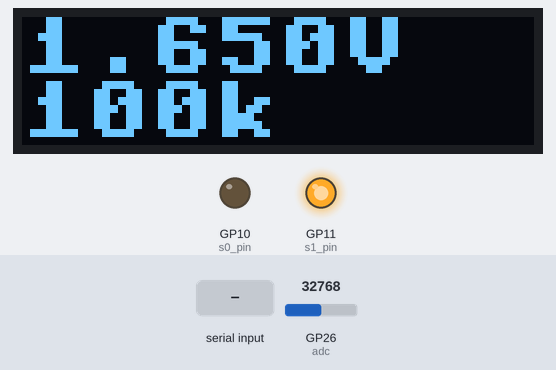
The program below on a simulated Raspberry Pi Pico running MicroPython. On the bench: 128×32 one-colour display, output pins drawn as LEDs (lit = HIGH). The inputs (shaded band) are chosen by the test bench; at power-on: GP26 (adc) = 32768 (analog values on the 0–65535 scale). Library files of the repository ran but are not shown: ssd1306.py; what the program prints to the serial console is not drawn.

Above: at 1.2 s.
1.3 s: GP26 (adc) set to 4304
At 2.4 s:
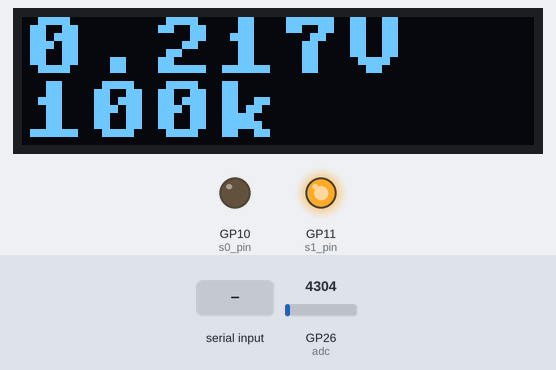
2.8 s: GP26 (adc) set to 3584
At 4.0 s:
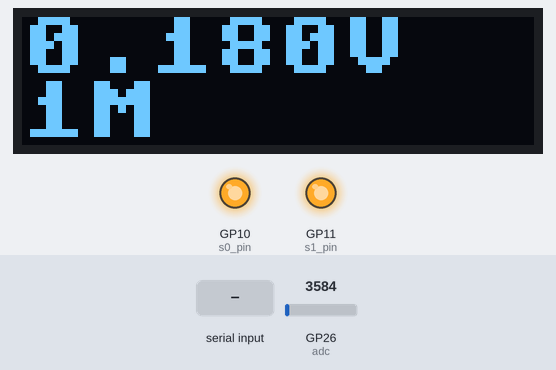
4.3 s: GP26 (adc) set to 0
At 5.3 s:
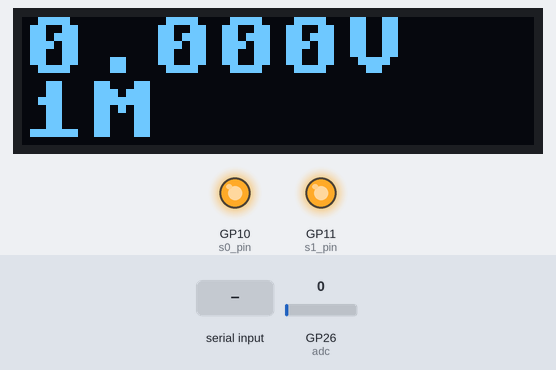
5.8 s: "m" typed at the serial console, then Enter
At 6.5 s:
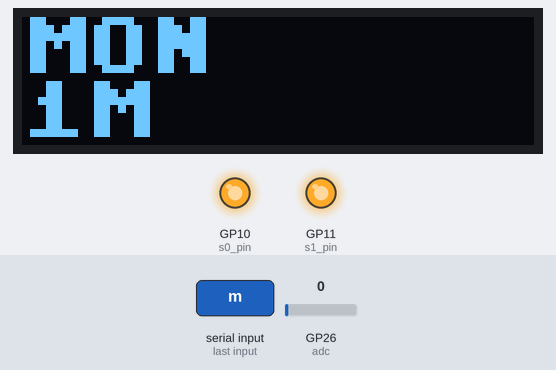
Timing chart, 0 to 8.8 s (numbered marks = the images above; inputs shaded):
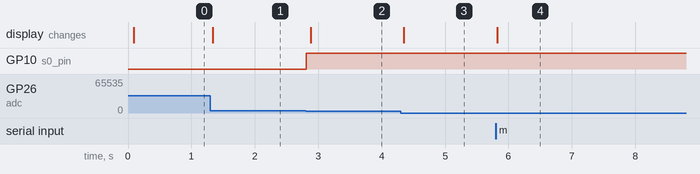

Measured:
- the behaviour switches between 3984 and 3968 on GP26 (adc) (found by bisection; images 1 and 2)
- after the input at 1.3 s, the display: changes at once (image 1)
- after the input at 2.8 s, GP10 (s0_pin): LOW → HIGH at once; the display: changes after 0.08 s (image 2)
- after the input at 4.3 s, the display: changes after 0.05 s (image 3)
- after the input at 5.8 s, the display: changes at once (image 4)

The program:

main.py
```python
"""
Flicker Detector — Raspberry Pi Pico (RP2040)

Two host-selectable modes (send one character over USB serial):
    'd' / 'D' -> DC   : continuous voltage on the OLED.
    'm' / 'M' -> MON  : binary streaming of raw 12-bit ADC + range index.
                        All FFT / analysis happens on the host (read_data.py).
    'h' / '?'         : help

The host can also push two short strings to the Pico's OLED auxiliary lines
(typically: mean current + peak FFT frequency computed on the host):

    '@1 <text>\\n'    : update OLED top line (≤ 8 chars displayed)
    '@2 <text>\\n'    : update OLED bottom line

Binary streaming protocol (MON mode), 3 bytes per sample:

    byte 0:  0xA0 | range_index     (sync: top nibble = 0xA, low = 0..3)
    byte 1:  ADC value low 8 bits
    byte 2:  ADC value high 4 bits  (top 4 bits always 0 — RP2040 ADC is 12-bit)

The host gets two checkable nibbles of sync per frame and recovers trivially
from any byte slip.

When the Pico is about to do something that blocks the sample loop (OLED
refresh, gear-switch settle), it announces the upcoming gap with a single
ASCII line:

    '# GAP=<n_samples>\\n'

The host uses these to keep the time axis honest at high sample rates — at
10 kHz a single OLED refresh costs ~150 samples (15 ms), which is enough to
shift FFT peaks by several percent if treated as uniform. With the GAP
markers the host stitches segments using true sample indices.

Architecture:
    Photodiode -> 74HC4051 (selects feedback resistor) -> MCP6002 TIA -> ADC0

Pinout:
    I2C0:  SDA=GP4, SCL=GP5    (SSD1306 128x32 OLED)
    ADC0:  GP26                (op-amp Vout)
    MUX:   S0=GP10, S1=GP11    (S2 hardwired to GND)
"""

from machine import ADC, I2C, Pin
import array
import framebuf
import select
import sys
import time
import ssd1306


# ---------------------------------------------------------------------------
# Gear table & calibration.
# ---------------------------------------------------------------------------
R_ON = 100

GEARS = [
    # (mux_channel, label, nominal_R, effective_R)
    (0, "1k",   1_000,     1_000     + R_ON),
    (1, "10k",  10_000,    10_000    + R_ON),
    (2, "100k", 100_000,   100_000   + R_ON),
    (3, "1M",   1_000_000, 1_000_000 + R_ON),
]

ADC_REF      = 3.3
ADC_RAW_MAX  = 4095
V_CLIP_HI    = 3.0
V_FLOOR_LO   = 0.2
RAW_CLIP_HI  = int(V_CLIP_HI  * ADC_RAW_MAX / ADC_REF)
RAW_FLOOR_LO = int(V_FLOOR_LO * ADC_RAW_MAX / ADC_REF)
RAW_SAFE_MID = (RAW_CLIP_HI + RAW_FLOOR_LO) // 2

SWITCH_COOLDOWN_MS = 50

# MON streaming. 10 kHz pushes the per-sample budget hard (~100 µs):
#   adc.read_u16    ~5 µs
#   bytearray fill  ~5 µs
#   stdout.write    ~30-50 µs over USB CDC
#   feed_streaming  ~10 µs (max() throttled)
#   loop overhead   ~10 µs
# If your build can't sustain 10 kHz cleanly, drop to 8000 or 6000.
MON_SAMPLE_HZ        = 10000
MON_PERIOD_US        = 1_000_000 // MON_SAMPLE_HZ
MON_OLED_REFRESH_MS  = 500

# Peak-tracking window for streaming auto-range. Expressed in time so the
# behaviour is sample-rate independent — at 10 kHz, 200 ms = 2000 samples.
MON_PEAK_WINDOW_MS    = 200
MON_PEAK_WINDOW_N     = (MON_SAMPLE_HZ * MON_PEAK_WINDOW_MS) // 1000
MON_PEAK_CHECK_EVERY  = MON_SAMPLE_HZ // 10   # run max() ~10x per second
MON_SWITCH_COOLDOWN_MS = 300

MODE_DC  = "DC"
MODE_MON = "MON"


# ---------------------------------------------------------------------------
# Big text rendering for the OLED. The built-in framebuf font is 8x8; we
# render each character into a small temporary framebuf and copy it pixel
# blocks of `scale x scale` into the main display. Only called on OLED
# refresh ticks, so the per-pixel loop is fine.
# ---------------------------------------------------------------------------
_CHAR_BUF = bytearray(8)
_CHAR_FB  = framebuf.FrameBuffer(_CHAR_BUF, 8, 8, framebuf.MONO_HLSB)


def big_text(oled, s, x, y, scale=2):
    for ci, c in enumerate(s):
        _CHAR_FB.fill(0)
        _CHAR_FB.text(c, 0, 0, 1)
        for py in range(8):
            row = _CHAR_BUF[py]
            if not row:
                continue
            for px in range(8):
                if row & (1 << (7 - px)):
                    oled.fill_rect(x + (ci * 8 + px) * scale,
                                   y + py * scale,
                                   scale, scale, 1)


# ---------------------------------------------------------------------------
# Range manager.
# ---------------------------------------------------------------------------
class RangeManager:
    def __init__(self, s0_pin, s1_pin, start_index=2):
        self._s0 = Pin(s0_pin, Pin.OUT)
        self._s1 = Pin(s1_pin, Pin.OUT)
        self._index = start_index
        self._last_switch_ms = time.ticks_ms()
        self._peak_buf = array.array("H", [RAW_SAFE_MID] * MON_PEAK_WINDOW_N)
        self._peak_idx = 0
        self._peak_check_n = 0
        self._apply()

    def _apply(self):
        channel, _, _, _ = GEARS[self._index]
        self._s0.value(channel & 0x1)
        self._s1.value((channel >> 1) & 0x1)
        self._last_switch_ms = time.ticks_ms()

    @property
    def index(self):
        return self._index

    @property
    def label(self):
        return GEARS[self._index][1]

    @property
    def effective_r(self):
        return GEARS[self._index][3]

    def _cooling_down(self):
        return time.ticks_diff(time.ticks_ms(), self._last_switch_ms) < SWITCH_COOLDOWN_MS

    def update(self, voltage):
        """Instantaneous-voltage auto-range. DC mode only."""
        if self._cooling_down():
            return False
        if voltage > V_CLIP_HI and self._index > 0:
            self._index -= 1
            self._apply()
            return True
        if voltage < V_FLOOR_LO and self._index < len(GEARS) - 1:
            self._index += 1
            self._apply()
            return True
        return False

    def _reset_peak_buf(self):
        for i in range(len(self._peak_buf)):
            self._peak_buf[i] = RAW_SAFE_MID
        self._peak_idx = 0
        self._peak_check_n = 0

    def feed_streaming_raw(self, raw):
        """Rolling-peak auto-range used in MON mode. Returns True on switch."""
        self._peak_buf[self._peak_idx] = raw
        self._peak_idx += 1
        if self._peak_idx >= len(self._peak_buf):
            self._peak_idx = 0

        self._peak_check_n += 1
        if self._peak_check_n < MON_PEAK_CHECK_EVERY:
            return False
        self._peak_check_n = 0

        if time.ticks_diff(time.ticks_ms(), self._last_switch_ms) < MON_SWITCH_COOLDOWN_MS:
            return False

        window_peak = max(self._peak_buf)

        if window_peak > RAW_CLIP_HI and self._index > 0:
            self._index -= 1
            self._apply()
            self._reset_peak_buf()
            return True
        if window_peak < RAW_FLOOR_LO and self._index < len(GEARS) - 1:
            self._index += 1
            self._apply()
            self._reset_peak_buf()
            return True
        return False


# ---------------------------------------------------------------------------
# ADC helpers.
# ---------------------------------------------------------------------------
def read_voltage(adc):
    return adc.read_u16() * (ADC_REF / 65535)


# ---------------------------------------------------------------------------
# Host-pushed OLED auxiliary lines. The host sends short formatted strings
# (mean current, peak FFT frequency, …) and we redraw the OLED whenever
# they update or every MON_OLED_REFRESH_MS as a fallback heartbeat.
# ---------------------------------------------------------------------------
class OledAux:
    __slots__ = ("line1", "line2", "updated_ms", "dirty")

    def __init__(self):
        self.line1 = ""
        self.line2 = ""
        self.updated_ms = 0
        self.dirty = True

    def set(self, n, text):
        text = text[:8]   # 8 chars × 16 px at scale=2 fills 128 px exactly
        if n == 1 and text != self.line1:
            self.line1 = text
            self.dirty = True
        elif n == 2 and text != self.line2:
            self.line2 = text
            self.dirty = True
        self.updated_ms = time.ticks_ms()

    def stale(self):
        return time.ticks_diff(time.ticks_ms(), self.updated_ms) > 3000


# ---------------------------------------------------------------------------
# Non-blocking serial input. Handles single-char mode commands AND multi-byte
# '@N <text>\n' aux-line updates from the host. Drains everything available
# in one call so the hot streaming loop can poll cheaply.
# ---------------------------------------------------------------------------
_stdin_poll = select.poll()
_stdin_poll.register(sys.stdin, select.POLLIN)

_aux_buf = bytearray()
_in_aux  = False


def poll_input(oled_aux):
    """Return MODE_xxx if a mode-switch was requested, else None."""
    global _in_aux
    mode_request = None

    while _stdin_poll.poll(0):
        ch = sys.stdin.read(1)
        if not ch:
            break

        if _in_aux:
            if ch == "\n":
                _process_aux_line(_aux_buf.decode("ascii", errors="ignore"), oled_aux)
                del _aux_buf[:]
                _in_aux = False
            elif len(_aux_buf) < 64:
                _aux_buf.append(ord(ch))
            continue

        if ch == "@":
            _in_aux = True
            continue

        c = ch.lower()
        if c == "d":
            mode_request = MODE_DC
        elif c == "m":
            mode_request = MODE_MON
        elif c in ("h", "?"):
            print_help()
    return mode_request


def _process_aux_line(s, oled_aux):
    # Format: '<digit><space><text>'. Digit selects which OLED line to set.
    if len(s) >= 2 and s[0] in "12" and (len(s) < 3 or s[1] == " "):
        oled_aux.set(int(s[0]), s[2:] if len(s) > 2 else "")


def print_help():
    print("# commands: d=DC  m=MON  h=help  | aux: '@1 <text>' / '@2 <text>'")
    print("# MON: 3-byte frames [0xA0|range, adc_lo, adc_hi] @ {} Hz"
          .format(MON_SAMPLE_HZ))


# ---------------------------------------------------------------------------
# Gap announcement — tells the host how many samples we are about to skip
# while doing something blocking.
# ---------------------------------------------------------------------------
def announce_gap(n_samples):
    if n_samples > 0:
        sys.stdout.write("\n# GAP={}\n".format(n_samples).encode())


# ---------------------------------------------------------------------------
# DC mode tick.
# ---------------------------------------------------------------------------
def tick_dc(adc, rm, oled):
    v = read_voltage(adc)
    if rm.update(v):
        time.sleep_ms(SWITCH_COOLDOWN_MS)
        v = read_voltage(adc)
    oled.fill(0)
    big_text(oled, "{:.3f}V".format(v), 0, 0, 2)
    big_text(oled, rm.label, 0, 16, 2)
    oled.show()
    time.sleep_ms(20)


# ---------------------------------------------------------------------------
# MON mode tick. Hot path — keep per-sample work small.
# ---------------------------------------------------------------------------
_FRAME = bytearray(3)
_STDOUT = sys.stdout


class MonState:
    __slots__ = ("started", "last_oled_ms")

    def __init__(self):
        self.started = False
        self.last_oled_ms = 0

    def reset(self):
        self.started = False
        self.last_oled_ms = 0


def _refresh_mon_oled(oled, rm, oled_aux):
    """One OLED redraw. Caller is responsible for announcing the gap first."""
    oled.fill(0)
    if oled_aux.line1 or oled_aux.line2:
        if oled_aux.line1:
            big_text(oled, oled_aux.line1, 0, 0, 2)
        if oled_aux.line2:
            big_text(oled, oled_aux.line2, 0, 16, 2)
    else:
        big_text(oled, "MON", 0, 0, 2)
        big_text(oled, rm.label, 0, 16, 2)
    oled.show()


def tick_mon(adc, rm, oled, state, oled_aux):
    if not state.started:
        state.started = True
        state.last_oled_ms = time.ticks_ms()
        sys.stdout.write(b"# MODE=MON\n")
        sys.stdout.write("# RATE={}\n".format(MON_SAMPLE_HZ).encode())

    deadline = time.ticks_add(time.ticks_us(), MON_PERIOD_US)

    raw = adc.read_u16() >> 4
    idx = rm._index

    _FRAME[0] = 0xA0 | (idx & 0x0F)
    _FRAME[1] = raw & 0xFF
    _FRAME[2] = (raw >> 8) & 0x0F
    _STDOUT.write(_FRAME)

    if rm.feed_streaming_raw(raw):
        announce_gap(SWITCH_COOLDOWN_MS * 1000 // MON_PERIOD_US)
        time.sleep_ms(SWITCH_COOLDOWN_MS)
        return

    now = time.ticks_ms()
    if oled_aux.dirty or time.ticks_diff(now, state.last_oled_ms) > MON_OLED_REFRESH_MS:
        state.last_oled_ms = now
        t0 = time.ticks_us()
        oled_aux.dirty = False
        _refresh_mon_oled(oled, rm, oled_aux)
        elapsed_us = time.ticks_diff(time.ticks_us(), t0)
        # We just blocked the sample loop for elapsed_us microseconds; the
        # host needs to know so it doesn't compress those samples into the
        # uniform-time assumption.
        announce_gap(elapsed_us // MON_PERIOD_US)
        return

    while time.ticks_diff(time.ticks_us(), deadline) < 0:
        pass


# ---------------------------------------------------------------------------
# Main loop.
# ---------------------------------------------------------------------------
def main():
    i2c = I2C(0, sda=Pin(4), scl=Pin(5), freq=400_000)
    oled = ssd1306.SSD1306_I2C(128, 32, i2c)
    adc = ADC(Pin(26))
    rm = RangeManager(s0_pin=10, s1_pin=11, start_index=2)
    mon_state = MonState()
    oled_aux = OledAux()

    print("# Flicker Detector ready.")
    print_help()

    mode = MODE_DC
    time.sleep_ms(SWITCH_COOLDOWN_MS)

    while True:
        cmd = poll_input(oled_aux)
        if cmd and cmd != mode:
            mode = cmd
            mon_state.reset()
            oled_aux.dirty = True
            sys.stdout.write("# MODE={}\n".format(mode).encode())

        if mode == MODE_DC:
            tick_dc(adc, rm, oled)
        else:
            tick_mon(adc, rm, oled, mon_state, oled_aux)


if __name__ == "__main__":
    main()
```
